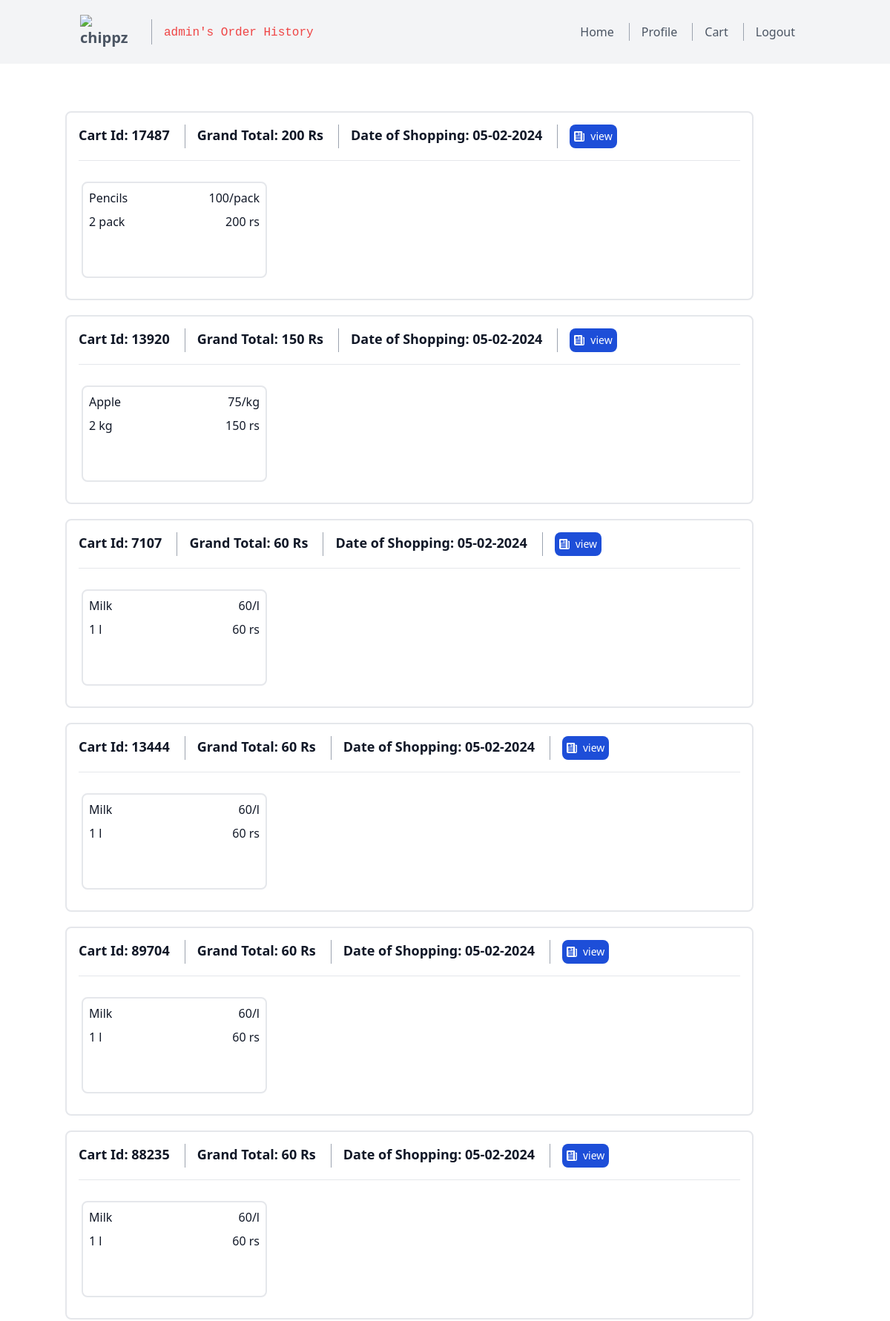
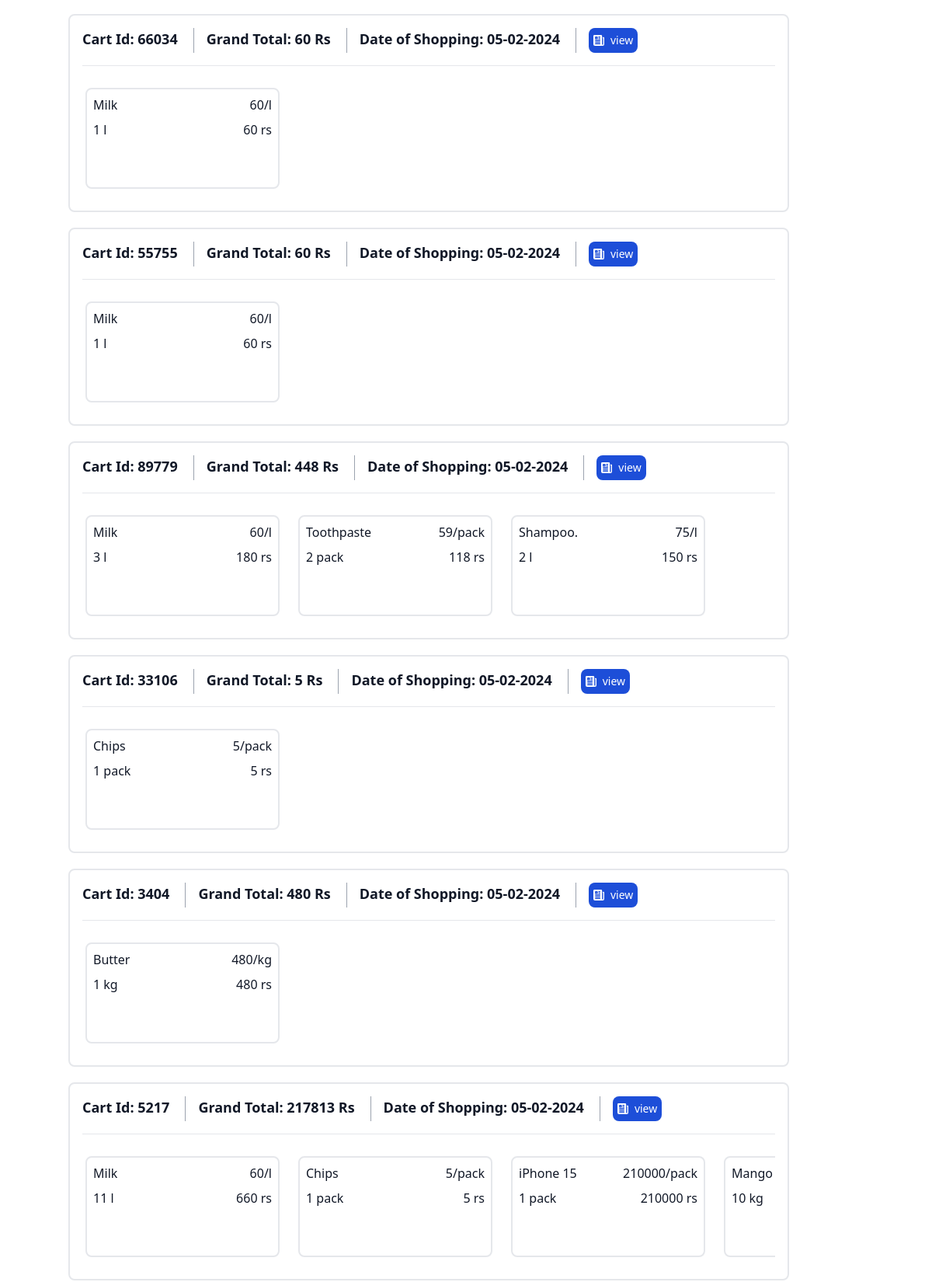
/order (signed in, upper part), run on the app's committed database (2 pictures, top to bottom).
### models.py (models this page shows, shortened)
class User(db.Model):
    __TableName__ = 'user'
    userid = db.Column(db.Integer, primary_key=True, autoincrement=True, nullable=False, unique=True)
    uname = db.Column(db.String(20), nullable=False, unique=True)
    passhash = db.Column(db.String(1024), nullable=False)
    profileid = db.Column(db.String(1024), nullable=False)
    role = db.Column(db.String(10), nullable=False)
    @property
    def password(self):
        raise AttributeError('Password is not a readable attribute')

class Order(db.Model):
    __TableName__ = 'order'
    orderid = db.Column(db.Integer, primary_key=True, autoincrement=True, nullable=False, unique=True)
    userid = db.Column(db.Integer, db.ForeignKey('user.userid'), nullable=False)
    productid = db.Column(db.Integer, nullable=False)
    quantity = db.Column(db.Integer, nullable=False)
    dateoftransaction = db.Column(db.DateTime, nullable=False)
    cartid = db.Column(db.Integer, nullable=False)
    productname = db.Column(db.String(20), nullable=False)
    categoryname = db.Column(db.String(50), nullable=False)
    rateperunit = db.Column(db.Float, nullable=False)
    unit= db.Column(db.String(20), nullable=False)
    amount = db.Column(db.Float, nullable=False)
    categoryid = db.Column(db.Integer, nullable=False)

### routes.py (the view)
@app.route('/order')
@auth_required
def order():
    orders = Order.query.filter_by(userid=session['user_id']).all()
    distinct_carts = Order.query.with_entities(Order.cartid).filter_by(userid=session['user_id']).distinct().all()
    cart_ids = [row[0] for row in distinct_carts]
    orders = []
    orders1=[]
    grand=0
    for item in cart_ids:
        for order in Order.query.filter_by(cartid=item).all():
            product_details = Product.query.filter_by(productid=order.productid).first()
            grand=grand+order.rateperunit * order.quantity
            orders.append({
                'productid': order.productid,
                'productname': order.productname,
                'categoryname': order.categoryname,
                'rateperunit': order.rateperunit,
                'unit': order.unit,
                'quantity': order.quantity,
                'amount': order.rateperunit * order.quantity,
                'dateoftransaction':order.dateoftransaction,
                'cartid':order.cartid,
                'grand':grand
            })
        orders1.append(orders)
        grand=0
        orders=[]
    return render_template('order.html', orders=orders1, nav="order", user=User.query.filter_by(userid=session['user_id']).first())

### routes.py (called while the page is built)
def auth_required(func):
    @wraps(func)
    def inner(*args, **kwargs):
        if 'user_id' not in session:
            flash('Please login to continue')
            return redirect(url_for('login'))
        return func(*args, **kwargs)
    return inner

### templates/order.html (shortened to what this page needs)
{% extends 'layout.html' %}
{% block content %}
{%if orders|length == 0%}
    <div class="container px-12 py-24 mx-10">
        <div class="component1 border-gray-200 rounded-lg p-4 flex mb-4">
            <div style="flex: 25%; display: flex; justify-content: center; align-items: center;">
                <h2 class="text-sm tracking-widest title-font mb-1 font-medium " style="font-weight: bold;">You Have Not Ordered Anything Yet!</h2>
            </div>
        </div>
    </div>
{%else%}
<div class="container px-12 py-16 mx-10  ">
{% for order in orders|reverse%}
<div class="component1 border-2 border-gray-200 rounded-lg p-4" style="margin-bottom:20px">
    <div class="flex text-2xl text-gray-900 pb-4 mb-4 border-b border-gray-200 leading-none">
    <div class="font-bold text-lg mr-5">Cart Id: {{(order[0].cartid)}}</div>
    <div class="font-bold text-lg mr-5  md:pl-4 md:border-l md:border-gray-400">Grand Total: {{order[-1].grand}} Rs</div>
    <div class="font-bold text-lg mr-5  md:pl-4 md:border-l md:border-gray-400">Date of Shopping: {{ order[0].dateoftransaction.strftime('%d-%m-%Y') }}</div>
    <div class="font-bold text-lg mr-5  md:pl-4 md:border-l md:border-gray-400">
        <a href="{{url_for('order_success',cartid=order[0].cartid)}}" type="button" class="text-white bg-blue-700 hover:bg-blue-800 focus:ring-4 focus:outline-none focus:ring-blue-300 font-medium rounded-lg text-sm px-1.5 py-1.5 text-center inline-flex items-center me-2 dark:bg-blue-600 dark:hover:bg-blue-700 dark:focus:ring-blue-800">
            view
        </a>
    </div>
    </div>
    {%if order.orderid==[]%}
    <h2 class="text-sm tracking-widest title-font mb-1 font-medium text-center" style="margin-top:20px;">Products in this Category will be Available Soon.</h2>
    {%else%}
            <div class="overflow-x-auto">
        <div class="flex flex-no-wrap -mx-2" >
    {%for product in order%}
            <div class="p-3">
                <div class="border-2 border-gray-200 px-4 py-6 rounded-lg relative h-full w-full" style="height: 130px; width: 250px;">
                    {%if (product.productname)|length>18%}
                        <h2 class="title-font font-medium text-1xl text-gray-900 absolute top-0 left-0 ml-2 mt-2 overflow-auto">{{product.productname[:18]}}...</h2>
                    {%else%}
                        <h2 class="title-font font-medium text-1xl text-gray-900 absolute top-0 left-0 ml-2 mt-2 overflow-auto">{{product.productname}}</h2>
                    {%endif%}
                    <h2 class="title-font font-medium text-1xl text-gray-900 absolute top-0 right-0 mr-2 mt-2">{{product.rateperunit}}/{{product.unit.split('/')[1] }}</h2>
                    <h2 class="title-font font-medium text-1xl text-gray-900 absolute top-8 left-0 ml-2 mt-2 overflow-auto">{{product.quantity}} {{product.unit.split('/')[1] }}</h2>
                    <h2 class="title-font font-medium text-1xl text-gray-900 absolute top-8 right-0 mr-2 mt-2">{{product.amount}} rs</h2>
                </div>
            </div>
    {%endfor%}
    {%endif%}
        </div>
            </div>
</div>
{%endfor%}
</div>
{%endif%}
{% endblock %}

### templates/navbar.html (shortened to what this page needs)
  </head>
<body>
  <header class="text-gray-600 body-font bg-gray-100">
    <div class="container mx-auto flex flex-wrap p-5 flex-col md:flex-row items-center">
        <a class="navbar-brand" href="{{url_for('index')}}" style="font-weight: bold;font-size:15pt"><img src="http://127.0.0.1:5500/templates/gs.png" alt="chippz" class="mx-auto  w-20" /></a>
      <nav class="md:mr-auto md:ml-4 md:py-1 md:pl-4 md:border-l md:border-gray-400	flex flex-wrap items-center text-base justify-center">
        <a class="mr-5 text-red-500">
          {%if nav=="dashboard"%}
            <code>{{user.uname}}'s Dashboard</code>
          {%elif nav=="profile"%}
            <code>{{user.uname}}'s Profile</code>
          {%elif nav=="buy_product"%}
            <code>Buying Product</code>
          {%elif nav=="addtocart"%}
            <code>Adding to Cart</code>
          {%elif nav=="cart"%}
            <code>{{user.uname}}'s Cart</code>
          {%elif nav=="review_product"%}
            <code>Reviewing Product</code>
          {%elif nav=="order"%}
            <code>{{user.uname}}'s Order History</code>
          {%elif nav=="payment"%}
            <code>{{user.uname}}'s Payment</code>
          {%elif nav=="success"%}
            <code>{{user.uname}}'s Payment Success</code>
          {%else%}
            <code>Login/Sign Up</code>
          {%endif%}
        </a>
      </nav>
      <nav class="md:ml-auto flex flex-wrap items-center text-base justify-center">
        {%if nav=="dashboard"%}
          <a class="mr-5 hover:text-gray-900" href="{{url_for('profile')}}">Profile</a>
          <a class="mr-5 hover:text-gray-900 md:pl-4 md:border-l md:border-gray-400" href="{{url_for('cart')}}">Cart</a>
          <a class="mr-5 hover:text-gray-900 md:pl-4 md:border-l md:border-gray-400" href="{{url_for('order')}}">Orders</a>
          <a class="mr-5 hover:text-gray-900 md:pl-4 md:border-l md:border-gray-400" href="{{url_for('logout')}}">Logout</a>
        {%elif nav=="order"%}
          <a class="mr-5 hover:text-gray-900" href="{{url_for('index')}}">Home</a>
          <a class="mr-5 hover:text-gray-900 md:pl-4 md:border-l md:border-gray-400" href="{{url_for('profile')}}">Profile</a>
          <a class="mr-5 hover:text-gray-900 md:pl-4 md:border-l md:border-gray-400" href="{{url_for('cart')}}">Cart</a>
          <a class="mr-5 hover:text-gray-900 md:pl-4 md:border-l md:border-gray-400" href="{{url_for('logout')}}">Logout</a>
        {%else%}
          <a class="mr-5 hover:text-gray-900" href="{{url_for('login')}}">Customer</a>
          <a class="mr-5 hover:text-gray-900 md:pl-4 md:border-l md:border-gray-400" href="{{url_for('login_man')}}">Manager</a>
        {%endif%}
      </nav>
    </div>
  </header>
</body>
</html>

### data on the page
User: uname "admin"
Order: cartid "17487", dateoftransaction "05-02-2024", productname "Pencils", rateperunit "100", unit "pack", quantity "2", amount "200"
Order: cartid "13920", dateoftransaction "05-02-2024", productname "Apple", rateperunit "75", unit "kg", quantity "2", amount "150"
Order: cartid "7107", dateoftransaction "05-02-2024", productname "Milk", rateperunit "60", unit "l", quantity "1", amount "60"
Order: cartid "13444", dateoftransaction "05-02-2024", productname "Milk", rateperunit "60", unit "l", quantity "1", amount "60"
Order: cartid "89704", dateoftransaction "05-02-2024", productname "Milk", rateperunit "60", unit "l", quantity "1", amount "60"
Order: cartid "88235", dateoftransaction "05-02-2024", productname "Milk", rateperunit "60", unit "l", quantity "1", amount "60"
Order: cartid "66034", dateoftransaction "05-02-2024", productname "Milk", rateperunit "60", unit "l", quantity "1", amount "60"
Order: cartid "55755", dateoftransaction "05-02-2024", productname "Milk", rateperunit "60", unit "l", quantity "1", amount "60"
Order: cartid "89779", dateoftransaction "05-02-2024", productname "Milk", rateperunit "60", unit "l", quantity "3", amount "180"
Order: productname "Toothpaste", rateperunit "59", unit "pack", quantity "2", amount "118"
Order: productname "Shampoo.", rateperunit "75", unit "l", quantity "2", amount "150"
Order: cartid "33106", dateoftransaction "05-02-2024", productname "Chips", rateperunit "5", unit "pack", quantity "1", amount "5"
Order: cartid "3404", dateoftransaction "05-02-2024", productname "Butter", rateperunit "480", unit "kg", quantity "1", amount "480"
Order: cartid "5217", dateoftransaction "05-02-2024", productname "Milk", rateperunit "60", unit "l", quantity "11", amount "660"
Order: productname "Chips", rateperunit "5", unit "pack", quantity "1", amount "5"
Order: productname "iPhone 15", rateperunit "210000", unit "pack", quantity "1", amount "210000"
Order: productname "Mango", quantity "10", unit "kg"

### other printed values
{{ order[-1].grand }} "200" "150" "60" "60" "60" "60" "60" "60" "448" "5" "480" "217813"
